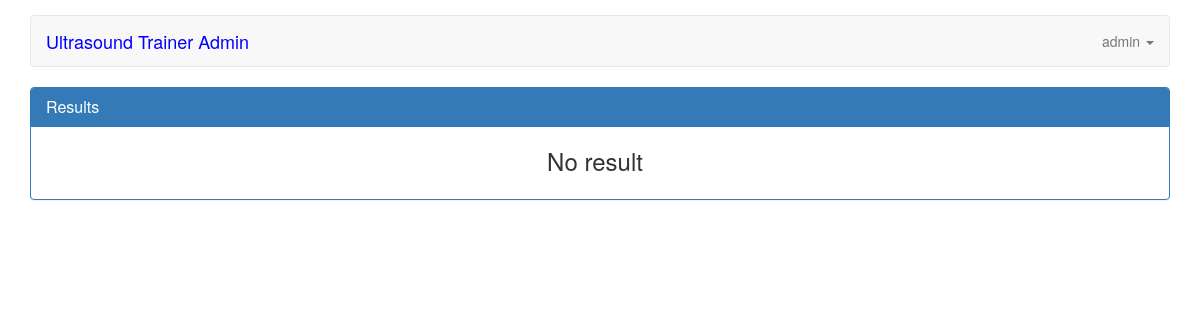
/me (signed in), run on an earlier commit of the app's database.
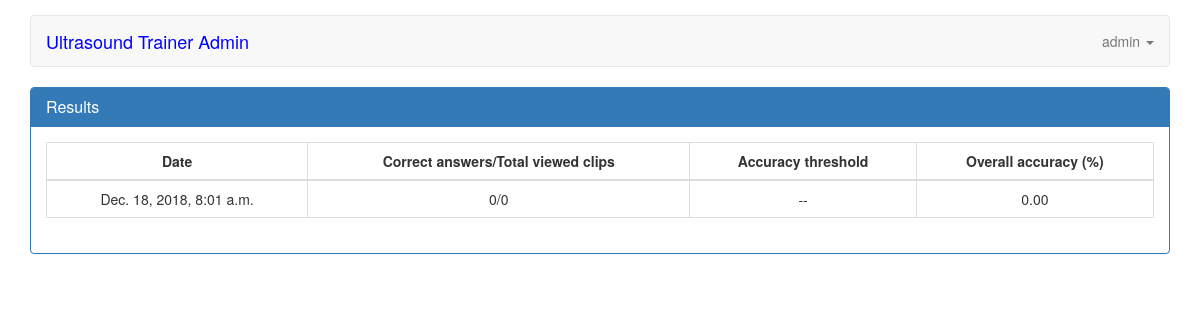
And on a later commit of the database.
### servey/models.py (models this page shows, shortened)
class Result(models.Model):
    user = models.ForeignKey(User, related_name='user_result', on_delete=models.CASCADE)
    date = models.DateTimeField(default=datetime.datetime.utcnow, blank=True)
    close = models.BooleanField(default=False, verbose_name="Test is close?", blank=True)
    training_type = models.CharField(choices=TRAINING_TYPE, blank=True, null=True, max_length=255)
    accuracy = models.CharField(max_length=255, choices=ACCURACY_THRESHOLD, blank=True, null=True)
    created_at = models.DateTimeField(auto_now_add=True)
    updated_at = models.DateTimeField(auto_now=True)

### servey/views.py (the view)
@login_required(login_url=settings.LOGIN_URL)
def user_profile(request, user_pk=False):
    if request.user.is_authenticated:
        context = {}
        count_questions = Video.objects.count()
        if user_pk:
            user = User.objects.get(id=user_pk)
            template = 'user/profile.html'
        else:
            user = request.user
            template = 'user/me.html'
        list = Result.objects.filter(user=user).all()
        count_results = Pager.view(request, list)
        for result in count_results:
            context[result.id] = count_accuracy(result)
        return render(
            request, template,
            {
                'count_results': count_results,
                'results': context.items(),
                'count_questions': count_questions
            }
        )
    else:
        return HttpResponseRedirect(request.META.get('HTTP_REFERER', '/'))

### servey/models.py (called while the page is built)
    def view(request, list):
        page = request.GET.get('page', 1)
        paginator = Paginator(list, ITEMS_PER_PAGE)
        try:
            model = paginator.page(page)
        except PageNotAnInteger:
            model = paginator.page(1)
        except EmptyPage:
            model = paginator.page(paginator.num_pages)
        return model

### servey/views.py (called while the page is built, shortened)
def count_accuracy(result):
    context = {
        'date': result.date,
        'total_video': '0/0',
        'threshold': '--',
        'accuracy': '0.00',
    }
    check = ResultDetail.objects.filter(result=result)
    if check is not None:
        count_question = ResultDetail.objects.filter(result=result).count()
    return context

### templates/user/me.html (shortened to what this page needs)
{% extends 'partials/index.html' %}
{% block content %}
    <div class="col-md-12" style="padding-right: 0px;padding-left: 0px;">
        <div class="panel panel-primary">
            <div class="panel-heading">
                <h3 class="panel-title">Results</h3>
            </div>
            <div class="panel-body">
            {% if results %}
                <table class="table table-bordered table-hover">
                    <thead>
                    <tr>
                        <th class="text-center">Date</th>
                        <th class="text-center">Correct answers/Total viewed clips</th>
                        <th class="text-center">Accuracy threshold</th>
                        <th class="text-center">Overall accuracy (%)</th>
                    </tr>
                    </thead>
                    <tbody>
                    {% for key, values in results %}
                        <tr>
                            {% for key, value in values.items %}
                                <td class="text-center">{{ value }}</td>
                            {% endfor %}
                        </tr>
                    {% endfor %}
                    </tbody>
                </table>
            {% else %}
                <h3 class="text-center">No result</h3>
            {% endif %}
            </div>
        </div>
    </div>
{% endblock %}

What changed in the data, as far as the page shows it:
added Result: values "Dec. 18, 2018, 8:01 a.m."
Also different on the page:
text no longer shown: "No result"
text now shown: "Date Correct answers/Total viewed clips Accuracy threshold Overall accuracy (%)"
new list line: "0/0 -- 0.00"
